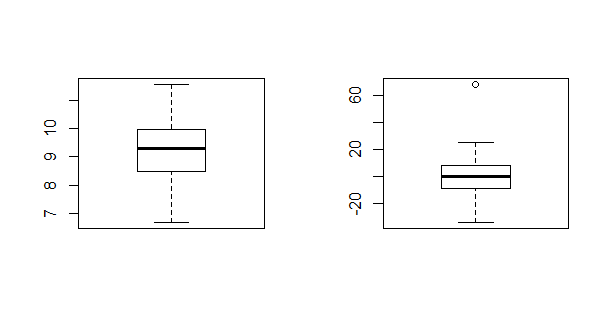

Generate this figure with R:
# Exponential
mean.exp = function(n = 100) mean(rexp(n, 1 / 10))
median.exp = function(n = 100) median(rexp(n, 1 / 10))

# T distribution
mean.t = function(n = 100) mean(rt(n, 2))
median.t = function(n = 100) median(rt(n, 2))

# Side by side box Plot
par(mfrow = c(1, 2))
x = (simple.sim(100, mean.exp)) / var(simple.sim(100, median.exp))
boxplot(x)
x = (simple.sim(100, mean.t)) / var(simple.sim(100, median.t))
boxplot(x)
